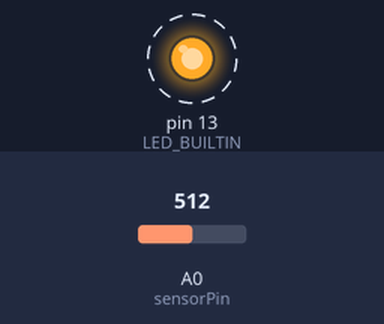
The sketch below on a simulated Arduino Uno, built with avr-gcc and run on an emulated ATmega328P. Shown: output pins drawn as LEDs (lit = HIGH). Dashed ring = blinking. The inputs (shaded band) are chosen by the test bench; at power-on: A0 (sensorPin) = 512. What the sketch prints to the serial monitor is not drawn.

Above: at 0.2 s.
Timing chart, 0 to 3.0 s (numbered marks = the images above):
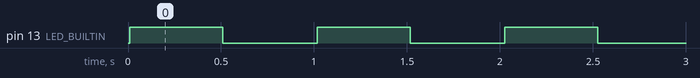

The sketch:

sketch_arduino.ino
```cpp
const int sensorPin = A0;
const float baselineTemp = 20.0;
void setup() {
  // put your setup code here, to run once:
pinMode(LED_BUILTIN, OUTPUT);


}

void loop() {
  // put your main code here, to run repeatedly:
  int sensorVal = analogRead(sensorPin);
  float temperature = (sensorVal/1024.0*5.0-0.5)*100;
  Serial.begin(9600);
  Serial.println(temperature);
  Serial.end();
  digitalWrite(LED_BUILTIN, HIGH);
  delay(500);
  digitalWrite(LED_BUILTIN, LOW);
  delay(500);
}
```

Measured:
- by itself, pin 13 (LED_BUILTIN): alternates HIGH for 0.50 s and LOW for 0.51 s
